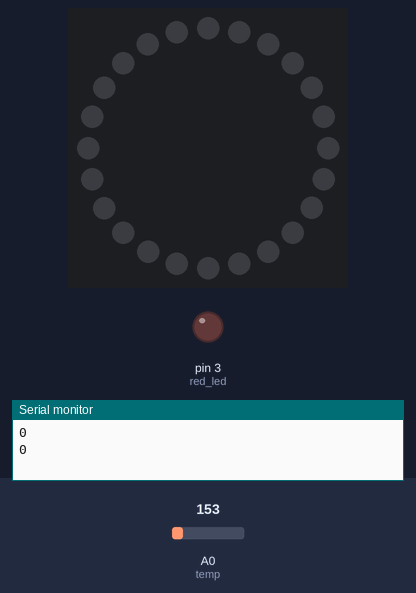
A sketch run on a simulated Arduino Uno, built with avr-gcc and run on an emulated ATmega328P. On the bench: 24 RGB LEDs in a ring, first at the top, clockwise, output pins drawn as LEDs (lit = HIGH), the last lines printed to the serial monitor. The inputs (shaded band) are chosen by the test bench; at power-on: A0 (temp) = 153.

Above: at 1.2 s.
1.3 s: A0 (temp) set to 182
3.5 s: A0 (temp) set to 221
At 5.0 s:
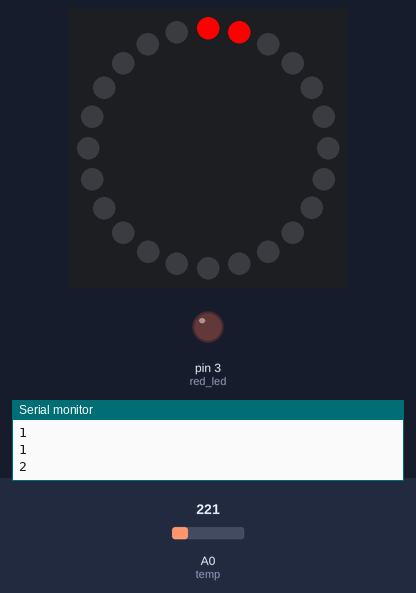
Timing chart, 0 to 6.5 s (numbered marks = the images above; inputs shaded):
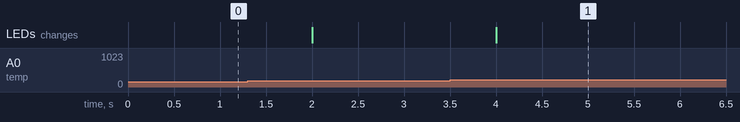

Measured:
- after the input at 3.5 s, the LEDs: change after 0.50 s (image 1)

The sketch:

main.ino
```cpp
#include <Adafruit_NeoPixel.h>
#define red_led 3
#define PIN 2	 // input pin Neopixel is attached to
#define temp A0
#define NUMPIXELS      24 // number of neopixels in strip

#define interval 10 //every 10c i in
Adafruit_NeoPixel ring = Adafruit_NeoPixel(NUMPIXELS, PIN, NEO_GRB + NEO_KHZ800);

float last_temp=0;
int i =0;
void setup()
{
  Serial.begin(9600);
  pinMode(temp,INPUT);
  pinMode(red_led,OUTPUT);
  last_temp=read_temp();
  ring.begin();
  //to control timer we have 2 main registers TCCR1A and B
  TCCR1A = 0;//set TCCR1A to 0 to disable pwm on pin 9 and 10
  TCCR1B = 0;// set TCCR1B to 0
  //first 3 bits define the prescalar value
  TCCR1B |= B00000100;//set cs12 to 1 to get prescalar 256
  TCNT1 = 0; // reset time 1 to be 0
  //set OCEIA1 to be in the TMSAK1 registyer
  TIMSK1 |= B00000010;//enable compare matcha node to set timer interrupts
  OCR1A = 62500;//formula to calcualte this to set the time for iterrupts is
  //clock freq/scalar * desierd delay

  sei(); //enable global interrupts
}

void loop()
{
}
ISR(TIMER1_COMPA_vect){

  TCNT1=0;//set timer back to 0
  float temperature = read_temp();

  if(temperature > (last_temp+interval)){

    ring.setPixelColor(i, ring.Color(255, 0, 0));
    i = (i>=NUMPIXELS-1) ? NUMPIXELS-1 : i+1;
  }
  else if(temperature <(last_temp - interval)){
    i = (i<=0) ? 0: i-1;
    ring.setPixelColor(i, ring.Color(0, 0, 0));
  }
  Serial.println(i);
  ring.show();
  last_temp=temperature;

  if(i>=NUMPIXELS){
  	digitalWrite(red_led,HIGH);
  }
  else{
  digitalWrite(red_led,LOW);
  }

}

float read_temp() {
    int reading = analogRead(temp);
    // convert to the voltage. 5 is the voltage supplied by the arduion and
    //  1024 is the max digital value that can be read
    // https://arduino.stackexchange.com/questions/44639/how-to-calculate-voltage-from-a0-pin#:~:text=The%20formula%20to%20calculate%20voltage,sens%20*%20(%205.0%20%2F%201023.0)%3B
    float voltage = reading * (5.0 / 1023.0);
    // convert voltage to temp in C and return it
    // conversion factor is 1c/10mv which is 1/0.01v = 100 i think the formula provided is wrong
    return (voltage - 0.5) * 100; //-0.5 is offset value
}
```
